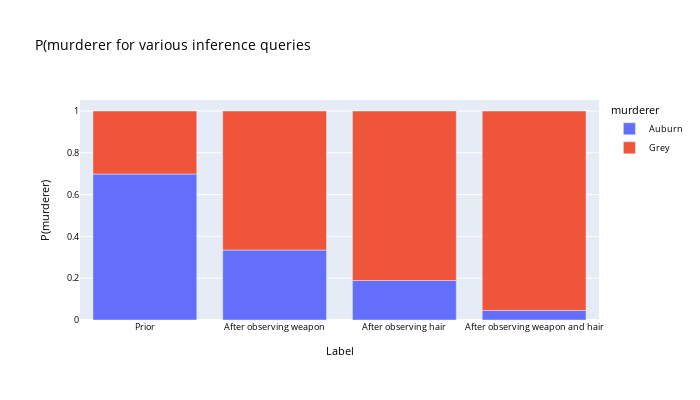

Write notebook code for a chart like this one.
### Code cell
# Plot results
plotFigure(murderers)

### Figure 1 — Plotly figure (JSON) as saved in the notebook; plotly's stock layout.template omitted (floating-point values rounded to 4 significant figures)
{"data": [{"alignmentgroup": "True", "hovertemplate": "murderer=Auburn<br>Label=%{x}<br>P(murderer)=%{y}<extra></extra>", "legendgroup": "Auburn", "marker": {"color": "#636efa", "pattern": {"shape": ""}}, "name": "Auburn", "offsetgroup": "Auburn", "orientation": "v", "showlegend": true, "textposition": "auto", "type": "bar", "x": ["Prior", "After observing weapon", "After observing hair", "After observing weapon and hair"], "xaxis": "x", "y": [0.6984, 0.3348, 0.1891, 0.0455], "yaxis": "y"}, {"alignmentgroup": "True", "hovertemplate": "murderer=Grey<br>Label=%{x}<br>P(murderer)=%{y}<extra></extra>", "legendgroup": "Grey", "marker": {"color": "#EF553B", "pattern": {"shape": ""}}, "name": "Grey", "offsetgroup": "Grey", "orientation": "v", "showlegend": true, "textposition": "auto", "type": "bar", "x": ["Prior", "After observing weapon", "After observing hair", "After observing weapon and hair"], "xaxis": "x", "y": [0.3016, 0.6652, 0.8109, 0.9545], "yaxis": "y"}], "layout": {"barmode": "relative", "font": {"color": "black", "size": 9}, "height": 400, "legend": {"title": {"text": "murderer"}, "tracegroupgap": 0}, "title": {"font": {"size": 14}, "text": "P(murderer for various inference queries"}, "width": 700, "xaxis": {"anchor": "y", "domain": [0, 1], "title": {"text": "Label"}}, "yaxis": {"anchor": "x", "domain": [0, 1], "title": {"text": "P(murderer)"}}}}
